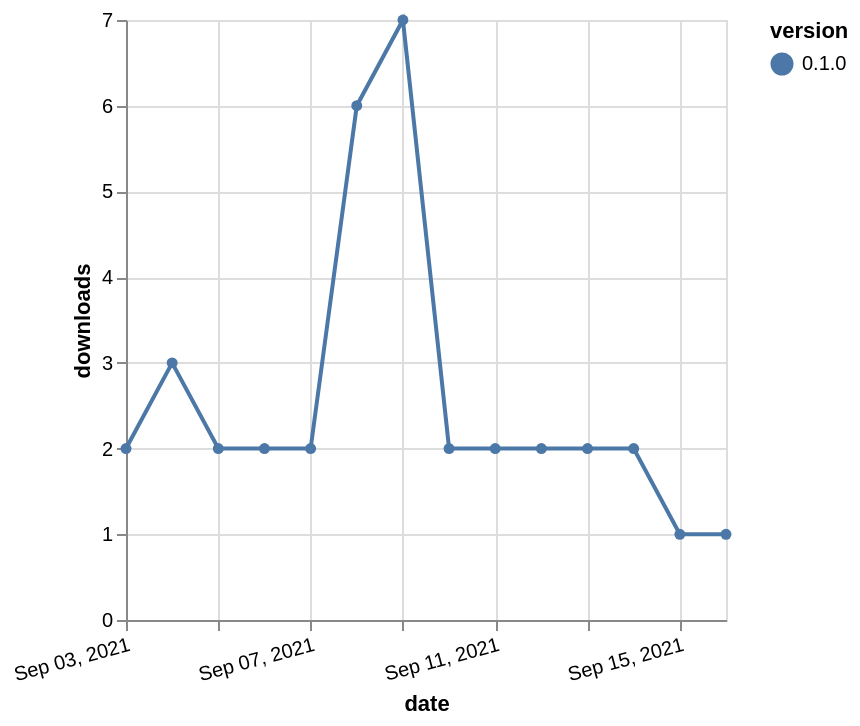

Write a Vega-Lite specification for this figure.
### Vega-Lite specification from a JSON file in a GitHub repository (floating-point values rounded to 4 significant figures)
{"$schema": "https://vega.github.io/schema/vega-lite/v5.json", "description": "A simple bar chart with embedded data.", "data": {"values": [{"date": "2021-09-03", "total": 3179, "delta": 2, "version": "0.1.0"}, {"date": "2021-09-04", "total": 3182, "delta": 3, "version": "0.1.0"}, {"date": "2021-09-05", "total": 3184, "delta": 2, "version": "0.1.0"}, {"date": "2021-09-06", "total": 3186, "delta": 2, "version": "0.1.0"}, {"date": "2021-09-07", "total": 3188, "delta": 2, "version": "0.1.0"}, {"date": "2021-09-08", "total": 3194, "delta": 6, "version": "0.1.0"}, {"date": "2021-09-09", "total": 3201, "delta": 7, "version": "0.1.0"}, {"date": "2021-09-10", "total": 3203, "delta": 2, "version": "0.1.0"}, {"date": "2021-09-11", "total": 3205, "delta": 2, "version": "0.1.0"}, {"date": "2021-09-12", "total": 3207, "delta": 2, "version": "0.1.0"}, {"date": "2021-09-13", "total": 3209, "delta": 2, "version": "0.1.0"}, {"date": "2021-09-14", "total": 3211, "delta": 2, "version": "0.1.0"}, {"date": "2021-09-15", "total": 3212, "delta": 1, "version": "0.1.0"}, {"date": "2021-09-16", "total": 3213, "delta": 1, "version": "0.1.0"}]}, "width": "container", "mark": {"type": "line", "point": {"filled": true}}, "encoding": {"x": {"field": "date", "type": "temporal", "timeUnit": "yearmonthdate", "title": "date", "axis": {"labelAngle": -15}}, "y": {"field": "delta", "type": "quantitative", "title": "downloads"}, "color": {"field": "version", "type": "nominal"}, "tooltip": {"field": "delta"}}}
